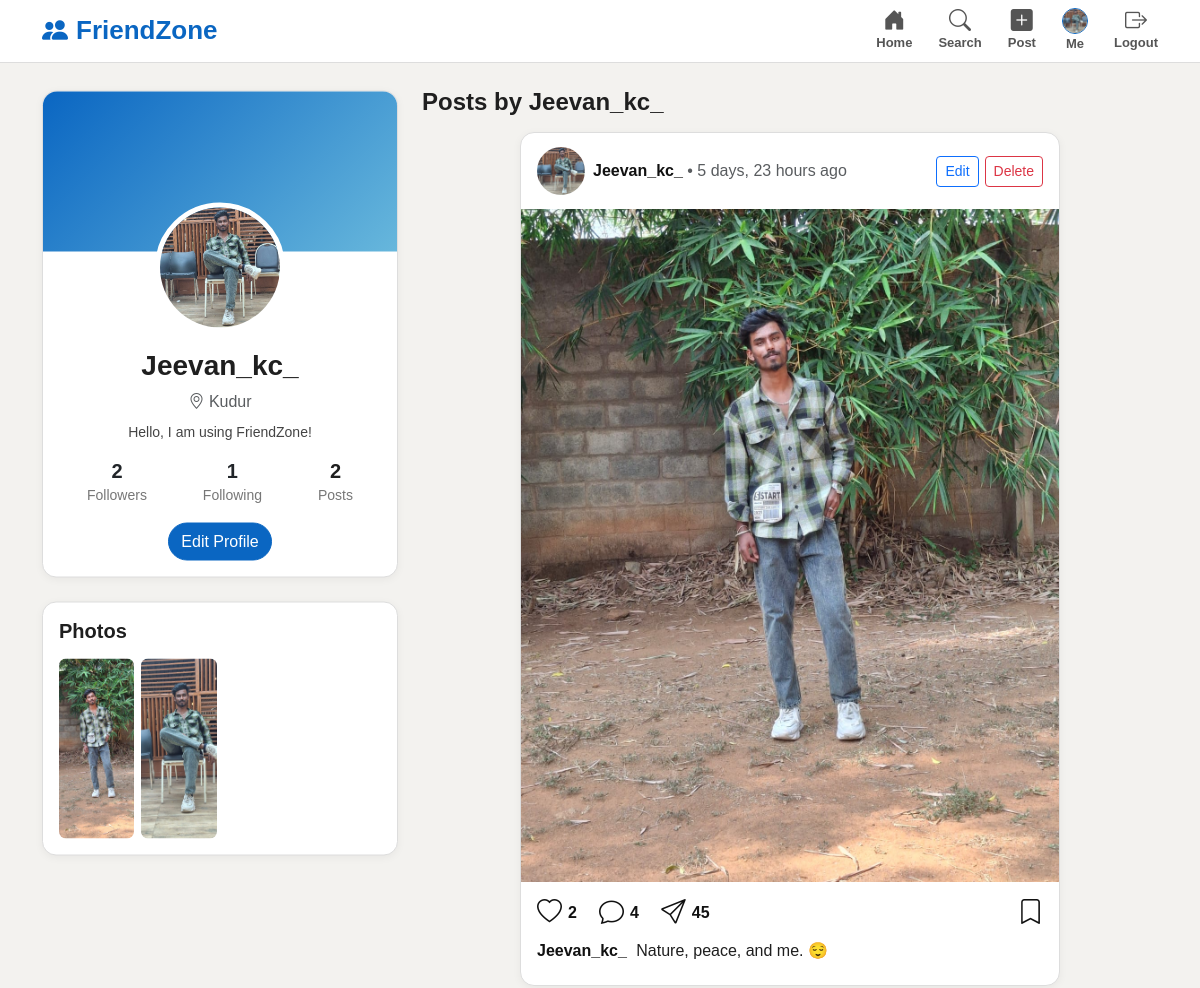
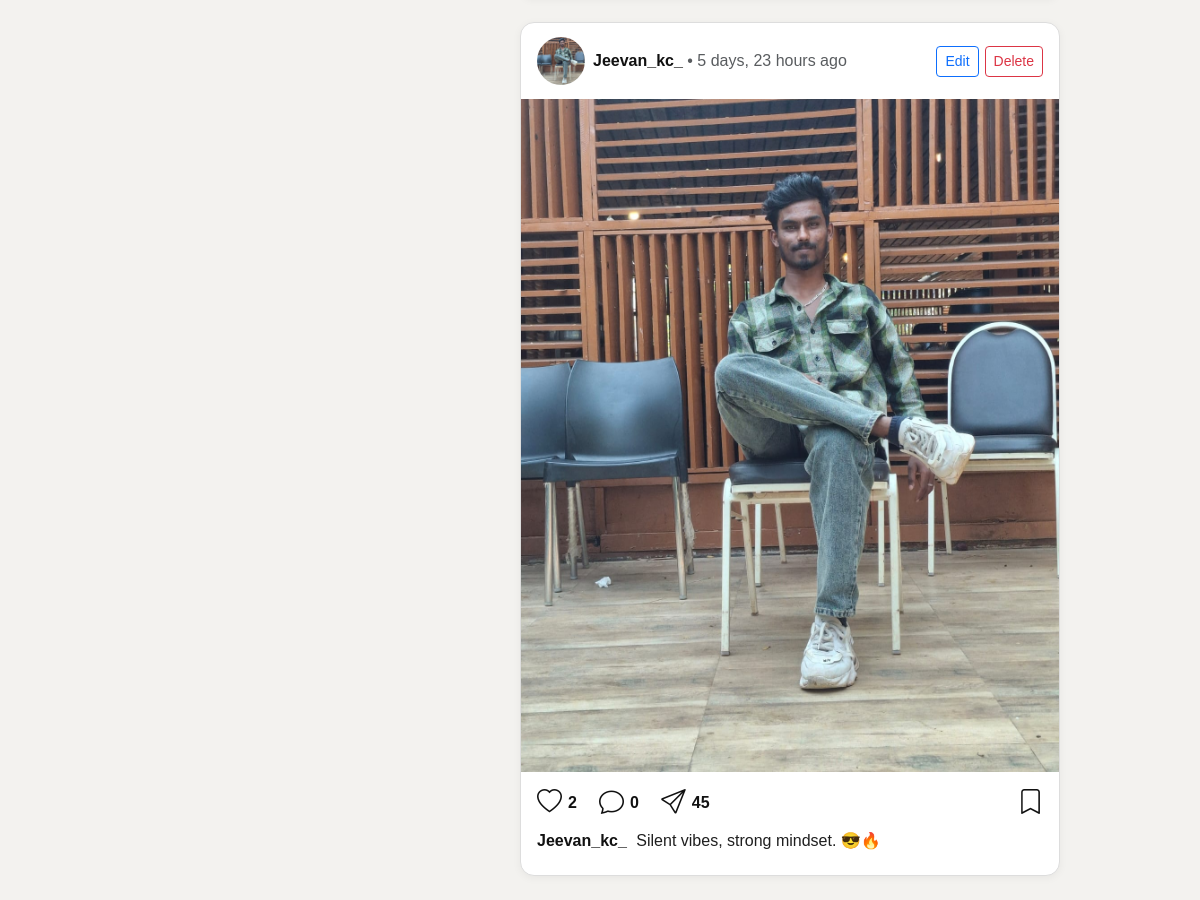
The page /profile/Jeevan_kc_/ (signed in) on the database its author committed (2 pictures, top to bottom).
### social/models.py (models this page shows, shortened)
class Profile(models.Model):
    user = models.OneToOneField(
        User,
        on_delete=models.CASCADE
    )
    bio = models.TextField(
        blank=True,
        default='Hello, I am using FriendZone!'
    )
    profile_picture = models.URLField(
        blank=True,
        default='https://cdn-icons-png.flaticon.com/512/149/149071.png'
    )
    profile_photo = models.ImageField(
    upload_to='profile_photos/',
    blank=True,
    null=True
    )
    location = models.CharField(
        max_length=100,
        blank=True
    )
    created_at = models.DateTimeField(
        auto_now_add=True
    )

class Post(models.Model):
    author = models.ForeignKey(
        User,
        on_delete=models.CASCADE
    )
    content = models.TextField()
    image = models.URLField(
        blank=True
    )
    post_image = models.ImageField(
    upload_to='post_images/',
    blank=True,
    null=True
    )
    created_at = models.DateTimeField(
        auto_now_add=True
    )

### social/views.py (the view)
# urls.py: path('profile/<str:username>/', views.profile_view, name='profile'),
def profile_view(request, username):
    profile_user = get_object_or_404(User, username=username)
    profile, created = Profile.objects.get_or_create(user=profile_user)
    posts = Post.objects.filter(author=profile_user).order_by('-created_at')
    followers_count = Follow.objects.filter(following=profile_user).count()
    following_count = Follow.objects.filter(follower=profile_user).count()
    is_following = False
    if request.user.is_authenticated:
        is_following = Follow.objects.filter(
            follower=request.user,
            following=profile_user
        ).exists()
    liked_post_ids = []
    if request.user.is_authenticated:
        liked_post_ids = Like.objects.filter(
            user=request.user
        ).values_list('post_id', flat=True)
    return render(request, 'social/profile.html', {
        'profile_user': profile_user,
        'profile': profile,
        'posts': posts,
        'followers_count': followers_count,
        'following_count': following_count,
        'is_following': is_following,
        'liked_post_ids': liked_post_ids
    })

### social/templates/social/profile.html (shortened to what this page needs)
{% extends 'social/base.html' %}
{% block content %}
<div class="row">
    <div class="col-md-4">
        <div class="profile-sidebar">
            <div class="profile-card mb-4">
                <div class="profile-cover"></div>
                <div class="text-center p-3">
                    {% if profile.profile_photo %}
                        <img src="{{ profile.profile_photo.url }}"
                             class="profile-photo-large">
                    {% else %}
                        <img src="{{ profile.profile_picture }}"
                             class="profile-photo-large">
                    {% endif %}
                    <h3 class="mt-3 fw-bold">
                        {{ profile_user.username }}
                    </h3>
                    {% if profile.location %}
                        <p class="text-muted mb-2">
                            <i class="bi bi-geo-alt"></i>
                            {{ profile.location }}
                        </p>
                    {% endif %}
                    <p class="profile-bio">
                        {{ profile.bio }}
                    </p>
                    <div class="d-flex justify-content-around my-3">
                        <div class="profile-stat">
                            <a href="{% url 'followers_list' profile_user.username %}"
                               class="profile-stat-link text-dark text-decoration-none">
                                <h5>{{ followers_count }}</h5>
                                <small>
                                    Followers
                                </small>
                            </a>
                        </div>
                        <div class="profile-stat">
                            <a href="{% url 'following_list' profile_user.username %}"
                               class="profile-stat-link text-dark text-decoration-none">
                                <h5>{{ following_count }}</h5>
                                <small>
                                    Following
                                </small>
                            </a>
                        </div>
                        <div class="profile-stat">
                            <h5>{{ posts.count }}</h5>
                            <small>Posts</small>
                        </div>
                    </div>
                    {% if user.is_authenticated %}
                        {% if user == profile_user %}
                            <a href="{% url 'edit_profile' %}"
                               class="btn btn-primary rounded-pill">
                                Edit Profile
                            </a>
                        {% endif %}
                    {% endif %}
                </div>
            </div>
            <div class="profile-card p-3">
                <h5 class="fw-bold mb-3">
                    Photos
                </h5>
                <div class="profile-photo-responsive-grid">
                    {% for post in posts %}
                        {% if post.post_image %}
                            <img src="{{ post.post_image.url }}"
                                 class="profile-photo-grid open-image">
                        {% endif %}
                    {% empty %}
                        <p class="text-muted small">
                            No photos yet.
                        </p>
                    {% endfor %}
                </div>
            </div>
        </div>
    </div>
    <div class="col-md-8">
        <h4 class="fw-bold mb-3">
            Posts by {{ profile_user.username }}
        </h4>
        {% for post in posts %}
            <div class="feed-card instagram-card mb-4">
                <div class="post-header">
                    <div class="d-flex align-items-center">
                        {% if profile.profile_photo %}
                            <img src="{{ profile.profile_photo.url }}"
                                 class="post-author-img me-2">
                        {% else %}
                            <img src="{{ profile.profile_picture }}"
                                 class="post-author-img me-2">
                        {% endif %}
                        <div>
                            <a href="{% url 'profile' profile_user.username %}"
                               class="post-username">
                                {{ profile_user.username }}
                            </a>
                            <span class="text-muted">
                                • {{ post.created_at|timesince }} ago
                            </span>
                        </div>
                    </div>
                    {% if user == post.author %}
                        <div class="post-owner-actions">
                            <a href="{% url 'edit_post' post.id %}"
                               class="btn btn-sm btn-outline-primary">
                                Edit
                            </a>
                            <a href="{% url 'delete_post' post.id %}"
                               class="btn btn-sm btn-outline-danger confirm-action"
                               data-message="Are you sure you want to delete this post?">
                                Delete
                            </a>
                        </div>
                    {% endif %}
                </div>
                {% if post.post_image %}
                    <img src="{{ post.post_image.url }}"
                         class="instagram-post-image open-image">
                {% endif %}
                <div class="instagram-actions">
                    <div class="left-actions">
                        <button type="button"
                                class="insta-action ajax-like-btn {% if post.id in liked_post_ids %}liked{% endif %}"
                                data-url="{% url 'like_post' post.id %}">
                            {% if post.id in liked_post_ids %}
                                <i class="bi bi-heart-fill"></i>
                            {% else %}
                                <i class="bi bi-heart"></i>
                            {% endif %}
                            <span class="like-count">
                                {{ post.likes.count }}
                            </span>
                        </button>
                        <button type="button"
                                class="insta-action comment-toggle"
                                data-target="profile-comments-{{ post.id }}">
                            <i class="bi bi-chat"></i>
                            <span>{{ post.comments.count }}</span>
                        </button>
                        <button type="button"
                                class="insta-action share-btn">
                            <i class="bi bi-send"></i>
                            <span>45</span>
                        </button>
                    </div>
                    <button type="button"
                            class="insta-action save-btn">
                        <i class="bi bi-bookmark"></i>
                    </button>
                </div>
                <div class="post-body">
                    <p class="post-caption">
                        <a href="{% url 'profile' post.author.username %}"
                           class="caption-username">
                            {{ post.author.username }}
                        </a>
                        {{ post.content }}
                    </p>
                </div>
            </div>
        {% empty %}
            <div class="alert alert-info">
                No posts yet.
            </div>
        {% endfor %}
    </div>
</div>
{% endblock %}

### social/templates/social/base.html (shortened to what this page needs)
{% load static %}
<!DOCTYPE html>
<html lang="en">
<head>
    <link href="https://cdn.jsdelivr.net/npm/bootstrap@5.3.3/dist/css/bootstrap.min.css"
          rel="stylesheet">
    <link href="https://cdn.jsdelivr.net/npm/bootstrap-icons@1.11.3/font/bootstrap-icons.css"
          rel="stylesheet">
    <link href="https://cdnjs.cloudflare.com/ajax/libs/cropperjs/1.6.2/cropper.min.css"
          rel="stylesheet">
    <link rel="stylesheet"
          href="{% static 'social/css/style.css' %}">
</head>
<body>
<nav class="fz-navbar">
    <div class="container d-flex align-items-center justify-content-between">
        <a href="{% url 'feed' %}"
           class="fz-logo">
            <i class="bi bi-people-fill"></i>
            FriendZone
        </a>
        <div class="fz-nav-links">
            {% if user.is_authenticated %}
                <a href="{% url 'feed' %}">
                    <i class="bi bi-house-door-fill"></i>
                    <span>Home</span>
                </a>
                <a href="{% url 'search_users' %}">
                    <i class="bi bi-search"></i>
                    <span>Search</span>
                </a>
                <a href="{% url 'create_post' %}">
                    <i class="bi bi-plus-square-fill"></i>
                    <span>Post</span>
                </a>
                <a href="{% url 'profile' user.username %}"
                   class="profile-nav-link">
                    {% if user.profile.profile_photo %}
                        <img src="{{ user.profile.profile_photo.url }}"
                             class="navbar-profile-pic">
                    {% else %}
                        <img src="{{ user.profile.profile_picture }}"
                             class="navbar-profile-pic">
                    {% endif %}
                    <span>Me</span>
                </a>
                <a href="{% url 'logout' %}">
                    <i class="bi bi-box-arrow-right"></i>
                    <span>Logout</span>
                </a>
            {% endif %}
        </div>
    </div>
</nav>
<main class="container page-wrapper">
    {% block content %}
    {% endblock %}
</main>
</body>
</html>

### social/static/social/css/style.css (style rules this page uses)
body { background: #f3f2ef; font-family: Arial, Helvetica, sans-serif; color: #1f1f1f; }
.fz-navbar { background: #ffffff; border-bottom: 1px solid #ddd; position: sticky; top: 0; z-index: 1000; padding: 8px 0; }
.fz-logo { text-decoration: none; color: #0a66c2; font-size: 26px; font-weight: 800; display: flex; align-items: center; gap: 8px; }
.fz-nav-links { display: flex; gap: 26px; align-items: center; }
.fz-nav-links a { color: #555; text-decoration: none; text-align: center; font-size: 13px; font-weight: 600; }
.fz-nav-links a i { display: block; font-size: 22px; line-height: 22px; }
.navbar-profile-pic { width: 30px; height: 30px; border-radius: 50%; object-fit: cover; display: block; margin: auto; border: 2px solid #0a66c2; }
.page-wrapper { margin-top: 25px; }
.feed-card, .profile-card { background: #fff; border: 1px solid #ddd; border-radius: 14px; box-shadow: 0 2px 8px rgba(0,0,0,0.05); }
.post-author-img { width: 48px; height: 48px; border-radius: 50%; object-fit: cover; }
.profile-cover { height: 160px; background: linear-gradient(135deg, #0a66c2, #67b7dc); border-radius: 14px 14px 0 0; }
.profile-photo-large { width: 130px; height: 130px; border-radius: 50%; object-fit: cover; border: 5px solid #fff; margin-top: -65px; }
.profile-stat { text-align: center; }
.profile-stat h5 { margin: 0; font-weight: 800; }
.profile-stat small { color: #777; }
.profile-photo-grid { width: 100%; height: 180px; object-fit: cover; border-radius: 12px; cursor: pointer; }
.btn-primary { background: #0a66c2; border-color: #0a66c2; }
.navbar-profile-pic { width: 26px; height: 26px; border-radius: 50%; object-fit: cover; display: block; margin: auto; border: 1.5px solid #0a66c2; }
.profile-nav-link, .fz-nav-links a { display: flex; flex-direction: column; align-items: center; }
.feed-card { background: #fff; border: 1px solid #ddd; border-radius: 14px; overflow: hidden; box-shadow: 0 2px 8px rgba(0,0,0,0.05); }
.post-header { padding: 14px 16px; display: flex; justify-content: space-between; align-items: center; }
.post-owner-actions { display: flex; gap: 6px; }
.instagram-post-image { width: 100%; aspect-ratio: 4 / 5; object-fit: cover; display: block; cursor: pointer; background: #f5f5f5; }
.instagram-actions { padding: 12px 16px 5px; display: flex; align-items: center; justify-content: space-between; }
.left-actions { display: flex; gap: 18px; }
.post-body { padding: 0 16px 16px; }
.post-caption { margin-bottom: 6px; }
.caption-username { font-weight: 700; color: #111; text-decoration: none; margin-right: 5px; }
.profile-sidebar { position: sticky; top: 90px; }
.profile-bio { color: #444; font-size: 14px; }
.profile-photo-responsive-grid { display: grid; grid-template-columns: repeat(auto-fill, minmax(75px, 1fr)); gap: 7px; }
.profile-photo-grid { width: 100%; aspect-ratio: 1 / 1; object-fit: cover; border-radius: 7px; cursor: pointer; }
.instagram-card { max-width: 540px; margin-left: auto; margin-right: auto; }
.post-username { font-weight: 800; color: #111; text-decoration: none; }
.instagram-actions { padding: 12px 16px 8px; display: flex; justify-content: space-between; align-items: center; }
.left-actions { display: flex; align-items: center; gap: 22px; }
.insta-action { border: none; background: transparent; color: #111; font-size: 25px; padding: 0; display: inline-flex; align-items: center; gap: 6px; text-decoration: none; font-weight: 700; }
.insta-action span { font-size: 16px; }

### rows shown on the page
Profile: profile_photo (picture), location "Kudur", bio "Hello, I am using FriendZone!"
Post: post_image (picture), profile_photo (picture), created_at "5 days, 23 hours", shows "Edit", likes.count "2", comments.count "4", author.username "Jeevan_kc_", content "Nature, peace, and me. 😌"
Post: post_image (picture), profile_photo (picture), created_at "5 days, 23 hours", shows "Edit", likes.count "2", comments.count "0", author.username "Jeevan_kc_", content "Silent vibes, strong mindset. 😎🔥"

### other values the page prints
{{ profile_user.username }} "Jeevan_kc_"
{{ followers_count }} "2"
{{ following_count }} "1"
{{ posts.count }} "2"
